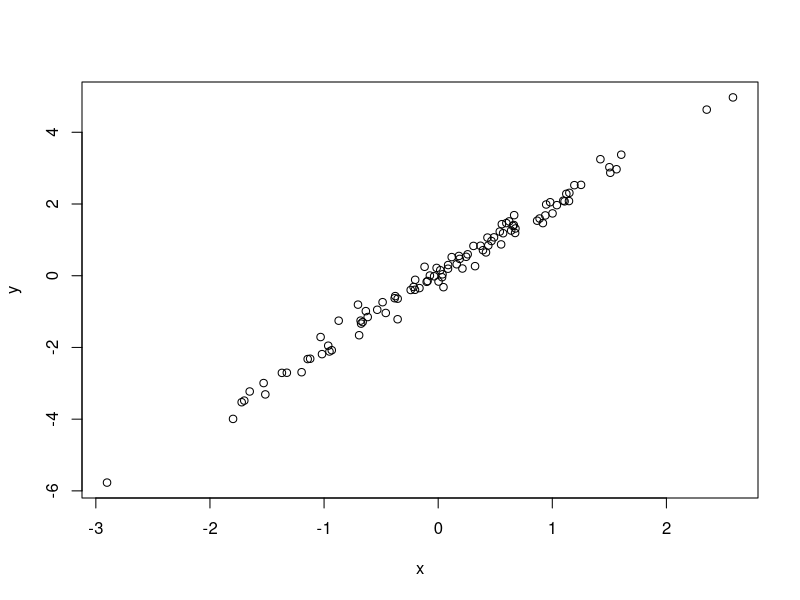
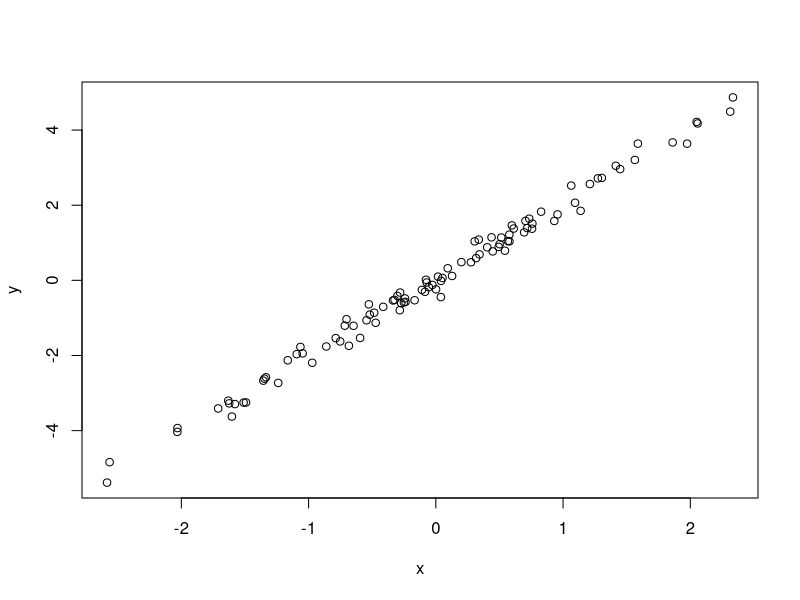
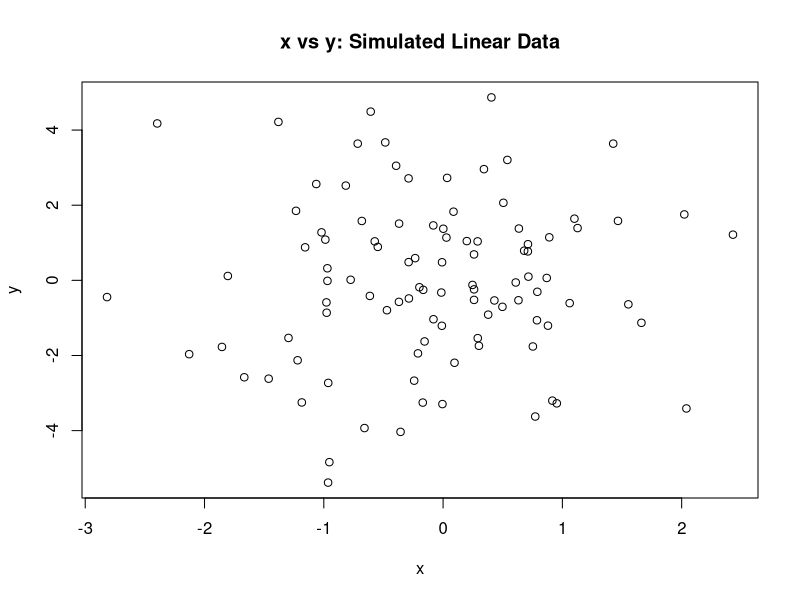
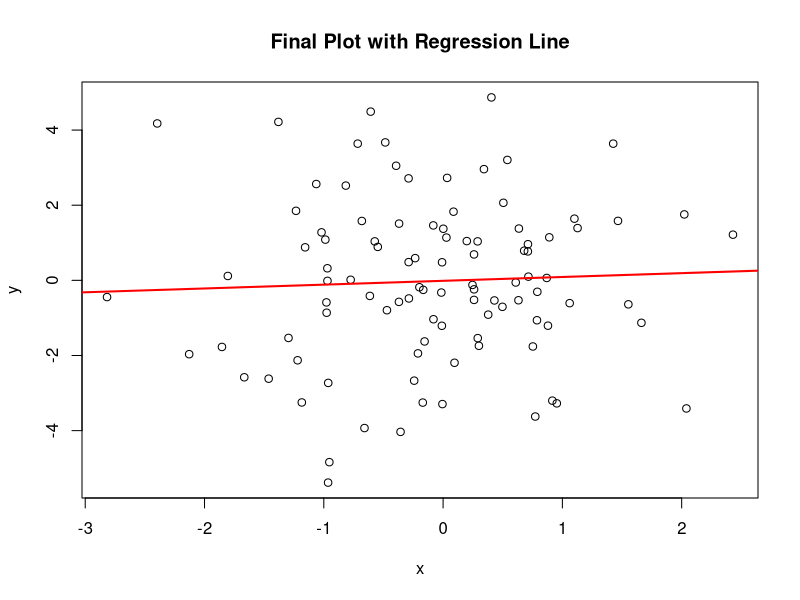

Recreate these plots in R, in order.
## ---- chunk 1
# learning r and git
# created by: Your Name
# created on: [today's date]

# Simulate a predictor variable 'x' using a normal distribution
x <- rnorm(n = 100)  # generates 100 random values from a normal distribution (mean = 0, sd = 1)

# Simulate a response variable 'y' with a linear relationship to 'x' plus some random noise
y <- 2 * x + rnorm(n = 100, sd = 0.2) # y = 2x + small random noise

# Plot the data to visualize the relationship
plot(x = x, y = y)
## ---- chunk 2
# learning R and Git 
# created by: 
# created on: 
# edited by:
# edited on: 

# simulate predictor variable
x <- rnorm(n = 100)

# simulate response variable with some noise 
y <- 2 * x + rnorm(n = 100, sd = 0.2)

# plot the data 
plot(x = x, y = y)

## ---- chunk 3
# simulate_pair_data.R
# A collaborative exercise in Git + R
# Created by: [Person A]
# Last updated by: 
# Date created: 
# Last updated on: 

# Simulate predictor
x <- rnorm(100)
## ---- chunk 4
# Create scatterplot
plot(x, y, main = "x vs y: Simulated Linear Data")

## ---- chunk 5
plot(x, y)
abline(lm(y ~ x), col = "red", lwd = 2)
title("Final Plot with Regression Line")
